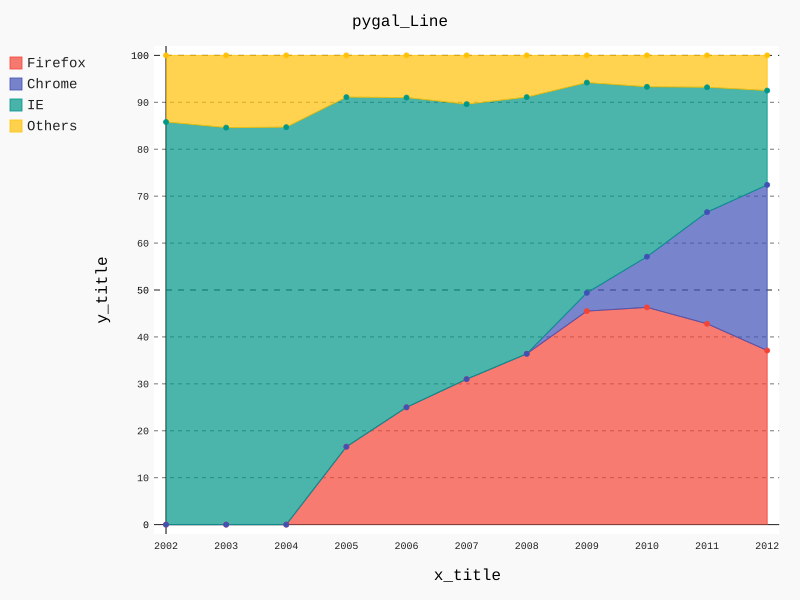

The script that drew this image:
#!/usr/bin/env python3
# -*- coding:utf-8 -*-
# 官网：http://www.pygal.org/en/stable/documentation/types/line.html

import pygal

# 创建线形图的类型
#pygal_line = pygal.Line()                             # 简单的线形图
pygal_line = pygal.StackedLine(fill=True)              # 叠加的线形图,参数为空，表示不填充
#pygal_line = pygal.HorizontalLine()                   # 水平线形图
#pygal_line = pygal.HorizontalStackedLine(fill=True)   # 水平叠加的线形图

pygal_line.title = 'pygal_Line'
pygal_line.x_title = 'x_title'
pygal_line.y_title = 'y_title'

pygal_line.x_labels = map(str, range(2002, 2013))
pygal_line.add('Firefox', [None, None, 0,    16.6,   25,   31, 36.4, 45.5, 46.3, 42.8, 37.1])
pygal_line.add('Chrome',  [None, None, None, None, None, None,    0,  3.9, 10.8, 23.8, 35.3])
pygal_line.add('IE',      [85.8, 84.6, 84.7, 74.5,   66, 58.6, 54.7, 44.8, 36.2, 26.6, 20.1])
pygal_line.add('Others',  [14.2, 15.4, 15.3,  8.9,    9, 10.4,  8.9,  5.8,  6.7,  6.8,  7.5])
pygal_line.render_to_file('pygal_Line.svg')
